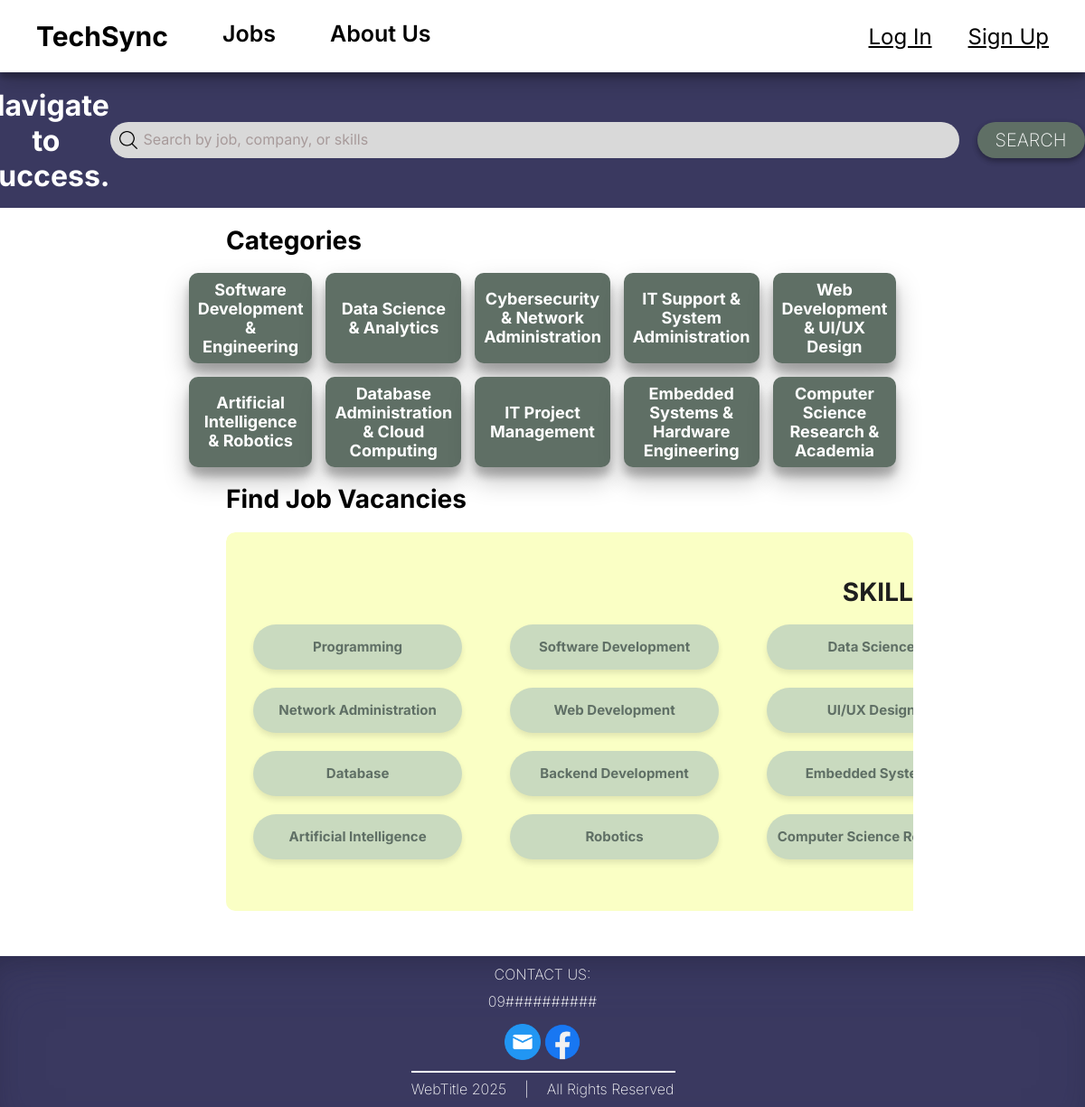
Page /home-page.php on the committed database.
### tables this page shows
CREATE TABLE `jobcategories` (
  `JobCategoryID` int(11) NOT NULL,
  `CategoryName` varchar(255) NOT NULL,
  `CategoryDescription` text DEFAULT NULL
);

CREATE TABLE `skills` (
  `SkillID` int(11) NOT NULL,
  `SkillName` varchar(255) NOT NULL,
  `SkillDescription` text DEFAULT NULL
);

### functions/home-page-categories.php (called while the page is built, shortened)
<?php
    function fetch_job_categories($link) {
        $job_categories = [];
        $sql = "SELECT * FROM jobcategories";
        $result = mysqli_query($link, $sql);
        if ($result) {
            while ($row = mysqli_fetch_assoc($result)) {
                $job_categories[] = $row;
            }
        }
        return $job_categories;
    }
    function fetch_job_vacancies($link) {
        $job_vacancies = [];
        $sql = "SELECT * FROM skills";
        $result = mysqli_query($link, $sql);
        if ($result) {
            while ($row = mysqli_fetch_assoc($result)) {
                $job_vacancies[] = $row;
            }
        }
        return $job_vacancies;
    }
?>

### home-page.php (the view, shortened to what this page needs)
<?php
    include("functions/applicant-login-check.php");
    include("functions/home-page-categories.php");
    $user_data = isset($_SESSION['ApplicantID']) ? check_login($link) : null;
    $job_categories = fetch_job_categories($link);
    $job_vacancies = fetch_job_vacancies($link);
?>
<!DOCTYPE html>
<html lang="en">
<head>
    <link rel="stylesheet" href="home-style.css">
    <link rel="stylesheet" href="category-style.css">
</head>
<body>
    <div class="navbar">
        <div class="navbar-contents">
            <div class="navbar-links">
                <ul>
                    <li><a href="#" id="logo">TechSync</a></li>
                    <li><a href="home-page.php">Jobs</a></li>
                    <li><a href="about-us-page.php">About Us</a></li>
                </ul>
            </div>
            <div class="los">
                <?php if ($user_data && isset($user_data['ApplicantFName'])): ?>
                    <li><p id="los-name"><?php echo htmlspecialchars($user_data['ApplicantFName']); ?></p></li>
                    <form method="post" action="home-page.php">
                        <input type="submit" name="logout" value="Log Out">
                    </form>
                <?php else: ?>
                    <li><a id="los" href="login.php">Log In</a></li>
                    <li><a id="los" href="sign-up-choice.php">Sign Up</a></li>
                <?php endif; ?>
            </div>
        </div>
    </div>
    <div class="search-outer">
        <h1>Navigate to success.</h1>
        <div class="search-bar">
            <img src="assets/images/search-interface-symbol.png">
            <input type="text" placeholder="Search by job, company, or skills" id="search-query">
        </div>
        <button>SEARCH</button>
    </div>
    <div class="job-selection">
        <div class="job-categories">
            <?php if ($user_data): ?>
                <h1>Recommendations</h1>
            <?php else: ?>
                <h1>Categories</h1>
                <div class="job-recommendation-blocks">
                    <?php if (!empty($job_categories)): ?>
                        <?php foreach ($job_categories as $category): ?>
                            <a href="sign-up-choice.php">
                                <div class="job-recommendation-block">
                                    <h2 id="category-name"><?php echo htmlspecialchars($category['CategoryName']); ?></h2>
                                </div>
                            </a>
                        <?php endforeach; ?>
                    <?php else: ?>
                        <p>No job categories found</p>
                    <?php endif; ?>
                </div>
            <?php endif; ?>
        </div>
        <?php if (!$user_data): ?>
            <div class="job-vacancies">
                <h1>Find Job Vacancies</h1>
                <div class="job-vacancy-categories">
                    <div class="job-vacancy-wrapper">
                    <h1>SKILLS</h1>
                        <div class="job-vacancy-blocks">
                            <?php if (!empty($job_vacancies)): ?>
                                <?php foreach ($job_vacancies as $vacancy): ?>
                                    <a href="#">
                                        <div class="job-vacancy-block">
                                            <h3 id="vacancy-name"><?php echo htmlspecialchars($vacancy['SkillName']); ?></h3>
                                        </div>
                                    </a>
                                <?php endforeach; ?>
                            <?php else: ?>
                                <p>No job vacancies found</p>
                            <?php endif; ?>
                        </div>
                    </div>
                </div>
            </div>
        <?php endif; ?>
    </div>
    <footer>
        <div class="footer-content">
            <p>CONTACT US:</p>
            <P>09##########</P>
            <div class="social-links">
                <a href="#"><img src="assets/images/mail.png"></a>
                <a href="#"><img src="assets/images/communication.png"></a>
            </div>
            <hr>
            <div class="idk-texts">
                <p>WebTitle 2025</p>
                <p>|</p>
                <p>All Rights Reserved</p>
            </div>
        </div>
    </footer>
</body>
</html>

### home-style.css (style rules this page uses)
html, body { margin: 0; padding: 0; height: 100%; font-family: "Inter", sans-serif; display: flex; flex-direction: column; }
body { margin: 0; }
.fade-in { opacity: 0; animation: fadeInAnimation ease 1s forwards; }
.navbar { height: 80px; display: flex; align-items: center; position: sticky; z-index: 1000; position: fixed; background-color: white; width: 100%; box-shadow: rgba(0, 0, 0, 0.19) 0px 10px 20px, rgba(0, 0, 0, 0.23) 0px 6px 6px; }
.navbar-contents { display: flex; justify-content: space-between; margin: 0 40px 0 0; flex-grow: 1; }
.navbar-links { display: flex; align-items: center; }
.navbar-links { list-style-type: none; }
.navbar-links a { text-decoration: none; font-size: 16px; position: relative; display: inline-block; font-weight: bold; }
.navbar-links a::after { content: ''; position: absolute; width: 0; height: 2px; display: block; margin: auto; left: 0; right: 0; bottom: -5px; background: black; transition: width 0.3s ease, background-color 0.3s ease; }
.navbar-links li a { font-family: "Inter", serif; font-weight: 600; }
#logo { flex-grow: 1; }
#logo { font-family: "Inter", serif; font-weight: bold; font-size: 30px; }
.navbar-contents ul { list-style-type: none; display: flex; justify-content: space-between; gap: 60px; }
.navbar-contents a { text-decoration: none; color: black; font-family: "Inter", serif; font-weight: 400; font-size: 25px; }
.los { display: flex; align-items: center; gap: 40px; }
.los li { list-style-type: none; }
#los { text-decoration: underline; font-size: 24px; }
.search-outer { background-color: #3A3960; height: 150px; display: flex; justify-content: center; align-items: center; font-family: "Inter", serif; font-weight: 400; padding: 80px 0 0 0; }
.search-outer h1 { width: 250px; text-align: center; color: white; }
.search-outer button { background-color: #5F6F65; border: none; border-radius: 20px; height: 40px; font-family: "Inter", serif; font-weight: 200; font-size: 20px; padding: 0 20px 0 20px; color: #FFFFFF; margin: 0 20px 0 20px; cursor: pointer; box-shadow: rgba(0, 0, 0, 0.16) 0px 3px 6px, rgba(0, 0, 0, 0.23) 0px 3px 6px; }
.search-outer input[type="text"] { background-color: transparent; border: none; width: 800px; }
.search-outer input[type="text"]::placeholder { color: #A79A9A; font-family: "Inter", serif; font-weight: 400; font-size: 16px; }
.search-bar { display: flex; position: relative; border: none; background-color: #D9D9D9; height: 40px; align-items: center; justify-content: space-around; border-radius: 20px; gap: 5px; padding: 0 100px 0 10px; }
.search-bar img { height: 20px; width: 20px; }
.job-selection { font-family: "Inter", serif; font-weight: 400; font-size: 14px; margin: 0 250px 0 250px; display: flex; flex-direction: column; flex-grow: 1; }
.job-vacancy-categories { display: flex; gap: 20px; margin: 20px 0 20px 0; background-color: white; border-radius: 10px; padding: 0 30px 30px 30px; overflow-x: scroll; width: 100%; scroll-snap-type: x mandatory; position: relative; width: 100%; height: auto; gap: 50px; border-radius: 10px; }
.job-vacancy-categories a { text-decoration: none; font-family: "Inter", serif; font-weight: 400; font-size: 18px; color: #1E1E1E; }
footer { font-family: "Inter", serif; font-weight: 200; background-color: #3A3960; color: white; display: flex; text-align: center; margin-top: auto; justify-content: center; box-shadow: rgba(50, 50, 93, 0.25) 0px 30px 60px -12px inset, rgba(0, 0, 0, 0.3) 0px 18px 36px -18px inset; }
.footer-content { display: flex; flex-direction: column; justify-content: center; align-items: center; }
.footer-content p { margin: 10px 0 0 0; }
.social-links { padding: 15px 0 0 0; }
.footer-content hr { width: 100%; border: 1px solid white; }
.idk-texts { display: flex; justify-content: center; gap: 20px; flex-direction: row; }
.idk-texts p { align-items: center; margin: 0 0 10px 0; }
.social-links img { height: 40px; width: 40px; }

### rows in the picture
jobcategories: CategoryName "Software Development & Engineering"
jobcategories: CategoryName "Data Science & Analytics"
jobcategories: CategoryName "Cybersecurity & Network Administration"
jobcategories: CategoryName "IT Support & System Administration"
jobcategories: CategoryName "Web Development & UI/UX Design"
jobcategories: CategoryName "Artificial Intelligence & Robotics"
jobcategories: CategoryName "Database Administration & Cloud Computing"
jobcategories: CategoryName "IT Project Management"
jobcategories: CategoryName "Embedded Systems & Hardware Engineering"
jobcategories: CategoryName "Computer Science Research & Academia"
skills: SkillName "Programming"
skills: SkillName "Software Development"
skills: SkillName "Data…"
skills: SkillName "Network Administration"
skills: SkillName "Web Development"
skills: SkillName "UI/UX…"
skills: SkillName "Database"
skills: SkillName "Backend Development"
skills: SkillName "Embedded…"
skills: SkillName "Artificial Intelligence"
skills: SkillName "Robotics"
skills: SkillName "Computer Science…"
